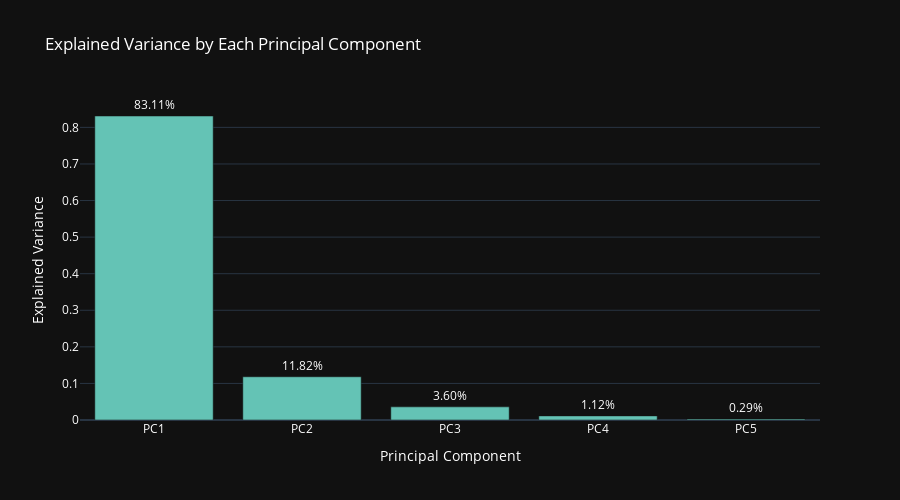

Notebook code cell kept with this figure:
### Markdown cell above
#### Feature Selection using PCA

### Code cell
n_components = 5
pca = PCA(n_components)
pca_result = pca.fit_transform(df_fundamentals_final.select_dtypes(include=['int', 'float64', 'number']))
explained_variance = pca.explained_variance_ratio_

variance_explained = pca.explained_variance_ratio_
cumulative_variance = np.cumsum(variance_explained)

fig = px.bar(x=[f'PC{i+1}' for i in range(len(explained_variance))], y=explained_variance, labels={'x': 'Principal Component', 'y': 'Explained Variance'}, title='Explained Variance by Each Principal Component', color_discrete_sequence=['rgb(100, 195, 181)'], text=[f'{x:.2f}%' for x in explained_variance*100])
fig.update_traces(textposition='outside')
fig.update_layout(template='plotly_dark', font=dict(color='white'), height=500)
fig.show()

### Figure 1 — Plotly figure (JSON) as saved in the notebook; plotly's stock layout.template omitted (floating-point values rounded to 4 significant figures)
{"data": [{"alignmentgroup": "True", "hovertemplate": "Principal Component=%{x}<br>Explained Variance=%{y}<br>text=%{text}<extra></extra>", "legendgroup": "", "marker": {"color": "rgb(100, 195, 181)", "pattern": {"shape": ""}}, "name": "", "offsetgroup": "", "orientation": "v", "showlegend": false, "text": ["83.11%", "11.82%", "3.60%", "1.12%", "0.29%"], "textposition": "outside", "type": "bar", "x": ["PC1", "PC2", "PC3", "PC4", "PC5"], "xaxis": "x", "y": [0.8311, 0.1182, 0.03596, 0.01124, 0.002851], "yaxis": "y"}], "layout": {"barmode": "relative", "font": {"color": "white"}, "height": 500, "legend": {"tracegroupgap": 0}, "title": {"text": "Explained Variance by Each Principal Component"}, "xaxis": {"anchor": "y", "domain": [0, 1], "title": {"text": "Principal Component"}}, "yaxis": {"anchor": "x", "domain": [0, 1], "title": {"text": "Explained Variance"}}}}
